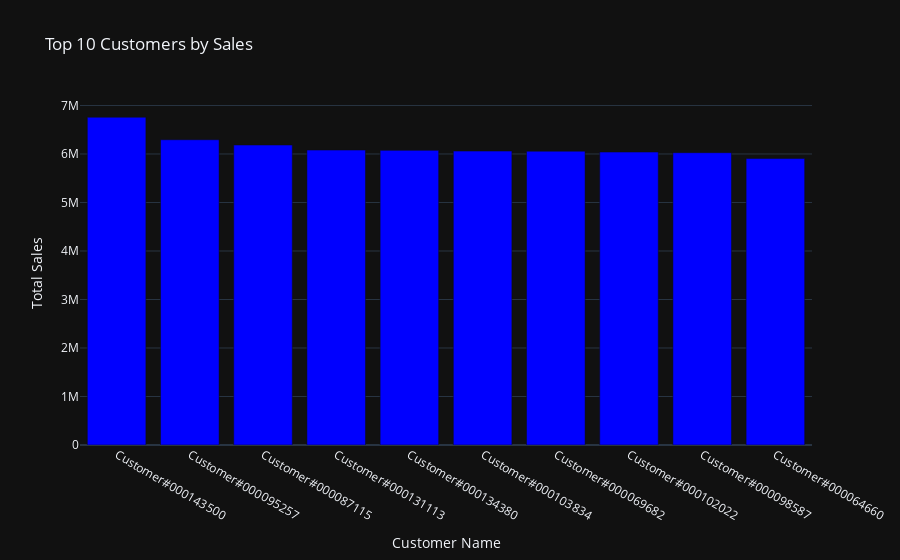

Write notebook code for a chart like this one.
### Markdown cell above
# Get Results
This gets the SQL, gets the dataframe, and prints them both. Note that we use your connection string to execute the SQL on your warehouse from your local instance. Your connection nor your data gets sent to Vanna's servers. For more info on how Vanna works, [see this post](https://medium.com/vanna-ai/how-vanna-works-how-to-train-it-data-security-8d8f2008042).

### Code cell
vn.ask()

### Figure 1 — Plotly figure (JSON) as saved in the notebook; plotly's stock layout.template omitted (floating-point values rounded to 4 significant figures)
{"data": [{"marker": {"color": "blue"}, "type": "bar", "x": ["Customer#000143500", "Customer#000095257", "Customer#000087115", "Customer#000131113", "Customer#000134380", "Customer#000103834", "Customer#000069682", "Customer#000102022", "Customer#000098587", "Customer#000064660"], "y": [6758000.0, 6294000.0, 6185000.0, 6081000.0, 6075000.0, 6060000.0, 6058000.0, 6040000.0, 6027000.0, 5906000.0]}], "layout": {"autosize": true, "showlegend": false, "title": {"text": "Top 10 Customers by Sales"}, "xaxis": {"autorange": true, "range": [-0.5, 9.5], "title": {"text": "Customer Name"}, "type": "category"}, "yaxis": {"autorange": true, "range": [0, 7113000.0], "title": {"text": "Total Sales"}, "type": "linear"}}}
